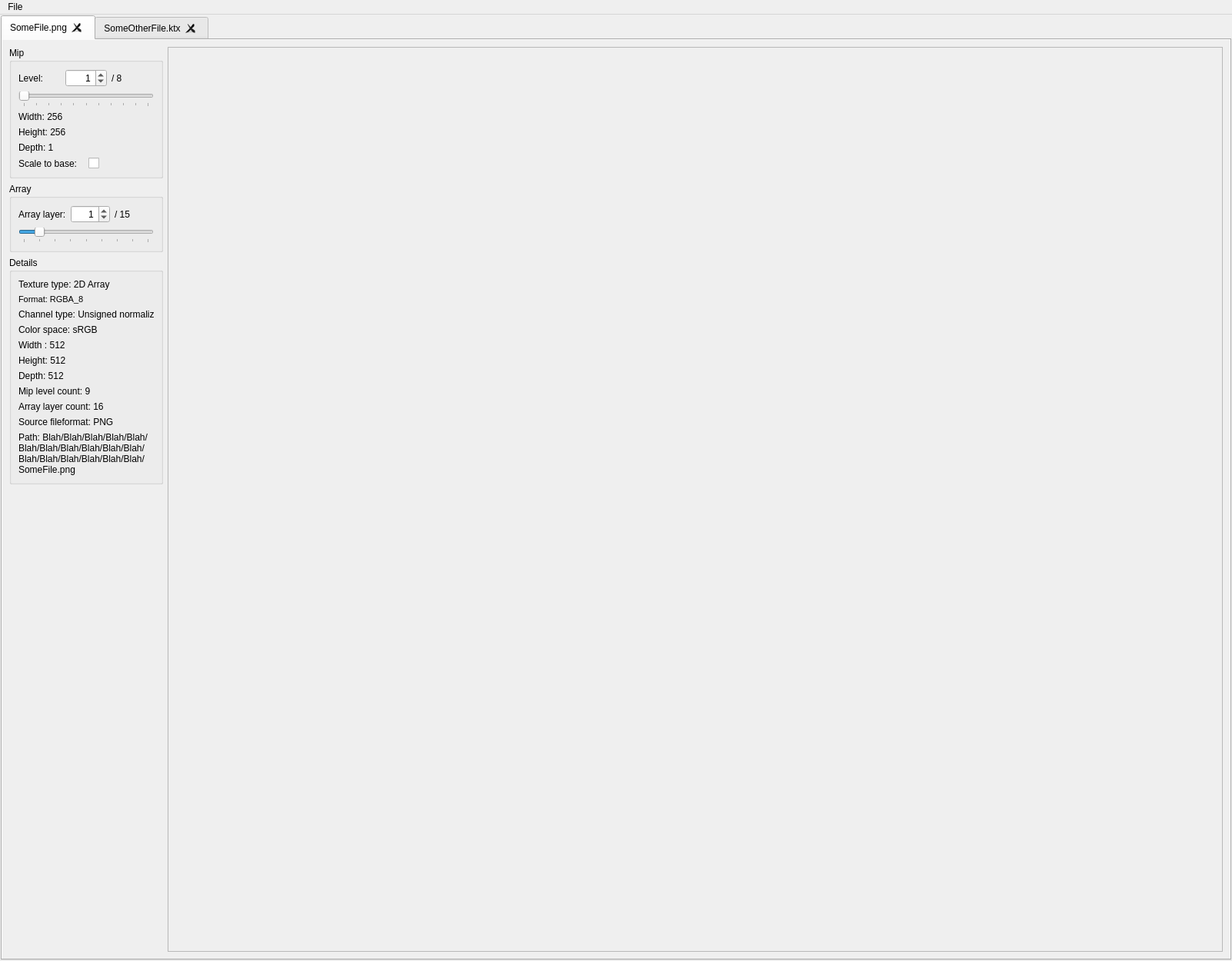
<?xml version="1.0" encoding="UTF-8"?>
<ui version="4.0">
 <class>texasMainWindow</class>
 <widget class="QMainWindow" name="texasMainWindow">
  <property name="geometry">
   <rect>
    <x>0</x>
    <y>0</y>
    <width>1602</width>
    <height>1250</height>
   </rect>
  </property>
  <property name="minimumSize">
   <size>
    <width>800</width>
    <height>600</height>
   </size>
  </property>
  <property name="windowTitle">
   <string>Texas Texture Converter</string>
  </property>
  <property name="tabShape">
   <enum>QTabWidget::Rounded</enum>
  </property>
  <property name="dockNestingEnabled">
   <bool>false</bool>
  </property>
  <property name="dockOptions">
   <set>QMainWindow::AllowTabbedDocks|QMainWindow::AnimatedDocks</set>
  </property>
  <property name="unifiedTitleAndToolBarOnMac">
   <bool>false</bool>
  </property>
  <widget class="QWidget" name="centralwidget">
   <property name="sizePolicy">
    <sizepolicy hsizetype="Maximum" vsizetype="Maximum">
     <horstretch>0</horstretch>
     <verstretch>0</verstretch>
    </sizepolicy>
   </property>
   <layout class="QHBoxLayout" name="horizontalLayout_2">
    <property name="spacing">
     <number>1</number>
    </property>
    <property name="leftMargin">
     <number>1</number>
    </property>
    <property name="topMargin">
     <number>1</number>
    </property>
    <property name="rightMargin">
     <number>1</number>
    </property>
    <property name="bottomMargin">
     <number>1</number>
    </property>
    <item>
     <widget class="QTabWidget" name="tabWidget">
      <property name="autoFillBackground">
       <bool>true</bool>
      </property>
      <property name="currentIndex">
       <number>0</number>
      </property>
      <property name="tabsClosable">
       <bool>true</bool>
      </property>
      <property name="movable">
       <bool>true</bool>
      </property>
      <widget class="QWidget" name="tab">
       <property name="autoFillBackground">
        <bool>true</bool>
       </property>
       <attribute name="title">
        <string>SomeFile.png</string>
       </attribute>
       <layout class="QHBoxLayout" name="horizontalLayout">
        <item>
         <widget class="QWidget" name="widget_4" native="true">
          <property name="maximumSize">
           <size>
            <width>200</width>
            <height>16777215</height>
           </size>
          </property>
          <layout class="QVBoxLayout" name="verticalLayout_2">
           <property name="leftMargin">
            <number>0</number>
           </property>
           <property name="topMargin">
            <number>0</number>
           </property>
           <property name="rightMargin">
            <number>0</number>
           </property>
           <property name="bottomMargin">
            <number>0</number>
           </property>
           <item>
            <widget class="QGroupBox" name="groupBox_3">
             <property name="title">
              <string>Mip</string>
             </property>
             <layout class="QVBoxLayout" name="verticalLayout_3">
              <item>
               <widget class="QWidget" name="widget" native="true">
                <property name="maximumSize">
                 <size>
                  <width>16777215</width>
                  <height>16777215</height>
                 </size>
                </property>
                <layout class="QHBoxLayout" name="horizontalLayout_4">
                 <property name="leftMargin">
                  <number>0</number>
                 </property>
                 <property name="topMargin">
                  <number>0</number>
                 </property>
                 <property name="rightMargin">
                  <number>0</number>
                 </property>
                 <property name="bottomMargin">
                  <number>0</number>
                 </property>
                 <item>
                  <widget class="QLabel" name="label_7">
                   <property name="text">
                    <string>Level:</string>
                   </property>
                  </widget>
                 </item>
                 <item>
                  <widget class="QSpinBox" name="spinBox">
                   <property name="alignment">
                    <set>Qt::AlignRight|Qt::AlignTrailing|Qt::AlignVCenter</set>
                   </property>
                   <property name="value">
                    <number>1</number>
                   </property>
                  </widget>
                 </item>
                 <item>
                  <widget class="QLabel" name="label_8">
                   <property name="text">
                    <string>/ 8</string>
                   </property>
                  </widget>
                 </item>
                </layout>
               </widget>
              </item>
              <item>
               <widget class="QSlider" name="horizontalSlider">
                <property name="maximum">
                 <number>10</number>
                </property>
                <property name="orientation">
                 <enum>Qt::Horizontal</enum>
                </property>
                <property name="tickPosition">
                 <enum>QSlider::TicksBelow</enum>
                </property>
               </widget>
              </item>
              <item>
               <widget class="QLabel" name="label_9">
                <property name="text">
                 <string>Width: 256</string>
                </property>
               </widget>
              </item>
              <item>
               <widget class="QLabel" name="label_10">
                <property name="text">
                 <string>Height: 256</string>
                </property>
               </widget>
              </item>
              <item>
               <widget class="QLabel" name="label_11">
                <property name="text">
                 <string>Depth: 1</string>
                </property>
               </widget>
              </item>
              <item>
               <widget class="QWidget" name="widget_3" native="true">
                <layout class="QHBoxLayout" name="horizontalLayout_6">
                 <property name="leftMargin">
                  <number>0</number>
                 </property>
                 <property name="topMargin">
                  <number>0</number>
                 </property>
                 <property name="rightMargin">
                  <number>0</number>
                 </property>
                 <property name="bottomMargin">
                  <number>0</number>
                 </property>
                 <item>
                  <widget class="QLabel" name="label_14">
                   <property name="text">
                    <string>Scale to base:</string>
                   </property>
                  </widget>
                 </item>
                 <item>
                  <widget class="QCheckBox" name="checkBox">
                   <property name="layoutDirection">
                    <enum>Qt::LeftToRight</enum>
                   </property>
                   <property name="text">
                    <string/>
                   </property>
                   <property name="autoRepeat">
                    <bool>false</bool>
                   </property>
                  </widget>
                 </item>
                </layout>
               </widget>
              </item>
             </layout>
            </widget>
           </item>
           <item>
            <widget class="QGroupBox" name="groupBox_5">
             <property name="title">
              <string>Array</string>
             </property>
             <layout class="QVBoxLayout" name="verticalLayout_5">
              <item>
               <widget class="QWidget" name="widget_2" native="true">
                <property name="maximumSize">
                 <size>
                  <width>16777215</width>
                  <height>16777215</height>
                 </size>
                </property>
                <layout class="QHBoxLayout" name="horizontalLayout_5">
                 <property name="leftMargin">
                  <number>0</number>
                 </property>
                 <property name="topMargin">
                  <number>0</number>
                 </property>
                 <property name="rightMargin">
                  <number>0</number>
                 </property>
                 <property name="bottomMargin">
                  <number>0</number>
                 </property>
                 <item>
                  <widget class="QLabel" name="label_12">
                   <property name="text">
                    <string>Array layer:</string>
                   </property>
                  </widget>
                 </item>
                 <item>
                  <widget class="QSpinBox" name="spinBox_2">
                   <property name="alignment">
                    <set>Qt::AlignRight|Qt::AlignTrailing|Qt::AlignVCenter</set>
                   </property>
                   <property name="value">
                    <number>1</number>
                   </property>
                  </widget>
                 </item>
                 <item>
                  <widget class="QLabel" name="label_13">
                   <property name="text">
                    <string>/ 15</string>
                   </property>
                  </widget>
                 </item>
                </layout>
               </widget>
              </item>
              <item>
               <widget class="QSlider" name="horizontalSlider_2">
                <property name="maximum">
                 <number>8</number>
                </property>
                <property name="pageStep">
                 <number>1</number>
                </property>
                <property name="value">
                 <number>1</number>
                </property>
                <property name="sliderPosition">
                 <number>1</number>
                </property>
                <property name="tracking">
                 <bool>true</bool>
                </property>
                <property name="orientation">
                 <enum>Qt::Horizontal</enum>
                </property>
                <property name="invertedAppearance">
                 <bool>false</bool>
                </property>
                <property name="invertedControls">
                 <bool>false</bool>
                </property>
                <property name="tickPosition">
                 <enum>QSlider::TicksBelow</enum>
                </property>
               </widget>
              </item>
             </layout>
            </widget>
           </item>
           <item>
            <widget class="QGroupBox" name="groupBox_4">
             <property name="minimumSize">
              <size>
               <width>0</width>
               <height>50</height>
              </size>
             </property>
             <property name="title">
              <string>Details</string>
             </property>
             <layout class="QVBoxLayout" name="verticalLayout_4">
              <item>
               <widget class="QLabel" name="label_19">
                <property name="text">
                 <string>Texture type: 2D Array</string>
                </property>
               </widget>
              </item>
              <item>
               <widget class="QLabel" name="label_2">
                <property name="maximumSize">
                 <size>
                  <width>16777215</width>
                  <height>100</height>
                 </size>
                </property>
                <property name="font">
                 <font>
                  <pointsize>8</pointsize>
                 </font>
                </property>
                <property name="text">
                 <string>Format: RGBA_8</string>
                </property>
               </widget>
              </item>
              <item>
               <widget class="QLabel" name="label_20">
                <property name="text">
                 <string>Channel type: Unsigned normalized</string>
                </property>
               </widget>
              </item>
              <item>
               <widget class="QLabel" name="label_21">
                <property name="text">
                 <string>Color space: sRGB</string>
                </property>
               </widget>
              </item>
              <item>
               <widget class="QLabel" name="label_16">
                <property name="text">
                 <string>Width : 512</string>
                </property>
               </widget>
              </item>
              <item>
               <widget class="QLabel" name="label_17">
                <property name="text">
                 <string>Height: 512</string>
                </property>
               </widget>
              </item>
              <item>
               <widget class="QLabel" name="label_18">
                <property name="text">
                 <string>Depth: 512</string>
                </property>
               </widget>
              </item>
              <item>
               <widget class="QLabel" name="label_22">
                <property name="text">
                 <string>Mip level count: 9</string>
                </property>
               </widget>
              </item>
              <item>
               <widget class="QLabel" name="label_23">
                <property name="text">
                 <string>Array layer count: 16</string>
                </property>
               </widget>
              </item>
              <item>
               <widget class="QLabel" name="label_6">
                <property name="text">
                 <string>Source fileformat: PNG</string>
                </property>
               </widget>
              </item>
              <item>
               <widget class="QLabel" name="label_15">
                <property name="text">
                 <string>Path: Blah/Blah/Blah/Blah/Blah/Blah/Blah/Blah/Blah/Blah/Blah/Blah/Blah/Blah/Blah/Blah/Blah/SomeFile.png</string>
                </property>
                <property name="textFormat">
                 <enum>Qt::AutoText</enum>
                </property>
                <property name="wordWrap">
                 <bool>true</bool>
                </property>
                <property name="textInteractionFlags">
                 <set>Qt::LinksAccessibleByMouse|Qt::TextSelectableByMouse</set>
                </property>
               </widget>
              </item>
             </layout>
            </widget>
           </item>
           <item>
            <spacer name="verticalSpacer">
             <property name="orientation">
              <enum>Qt::Vertical</enum>
             </property>
             <property name="sizeHint" stdset="0">
              <size>
               <width>20</width>
               <height>40</height>
              </size>
             </property>
            </spacer>
           </item>
          </layout>
         </widget>
        </item>
        <item>
         <widget class="QScrollArea" name="scrollArea">
          <property name="widgetResizable">
           <bool>true</bool>
          </property>
          <property name="alignment">
           <set>Qt::AlignLeading|Qt::AlignLeft|Qt::AlignTop</set>
          </property>
          <widget class="QWidget" name="scrollAreaWidgetContents">
           <property name="geometry">
            <rect>
             <x>0</x>
             <y>0</y>
             <width>1368</width>
             <height>1178</height>
            </rect>
           </property>
           <layout class="QHBoxLayout" name="horizontalLayout_3">
            <property name="leftMargin">
             <number>0</number>
            </property>
            <property name="topMargin">
             <number>0</number>
            </property>
            <property name="rightMargin">
             <number>0</number>
            </property>
            <property name="bottomMargin">
             <number>0</number>
            </property>
            <item>
             <widget class="QLabel" name="label">
              <property name="frameShape">
               <enum>QFrame::NoFrame</enum>
              </property>
              <property name="text">
               <string/>
              </property>
              <property name="pixmap">
               <pixmap resource="../../Test.qrc">:/newPrefix/Skole/GUI lib testing/DEngine/data/11.png</pixmap>
              </property>
              <property name="alignment">
               <set>Qt::AlignLeading|Qt::AlignLeft|Qt::AlignTop</set>
              </property>
             </widget>
            </item>
           </layout>
          </widget>
         </widget>
        </item>
       </layout>
      </widget>
      <widget class="QWidget" name="tab_2">
       <attribute name="title">
        <string>SomeOtherFile.ktx</string>
       </attribute>
      </widget>
     </widget>
    </item>
   </layout>
  </widget>
  <widget class="QMenuBar" name="menubar">
   <property name="geometry">
    <rect>
     <x>0</x>
     <y>0</y>
     <width>1602</width>
     <height>21</height>
    </rect>
   </property>
   <widget class="QMenu" name="menuFile">
    <property name="title">
     <string>File</string>
    </property>
    <addaction name="actionOpen_file"/>
    <addaction name="actionQuit"/>
   </widget>
   <addaction name="menuFile"/>
  </widget>
  <action name="actionOpen_file">
   <property name="text">
    <string>Open file</string>
   </property>
  </action>
  <action name="actionQuit">
   <property name="text">
    <string>Quit</string>
   </property>
  </action>
 </widget>
 <resources>
  <include location="../../Test.qrc"/>
 </resources>
 <connections/>
</ui>
